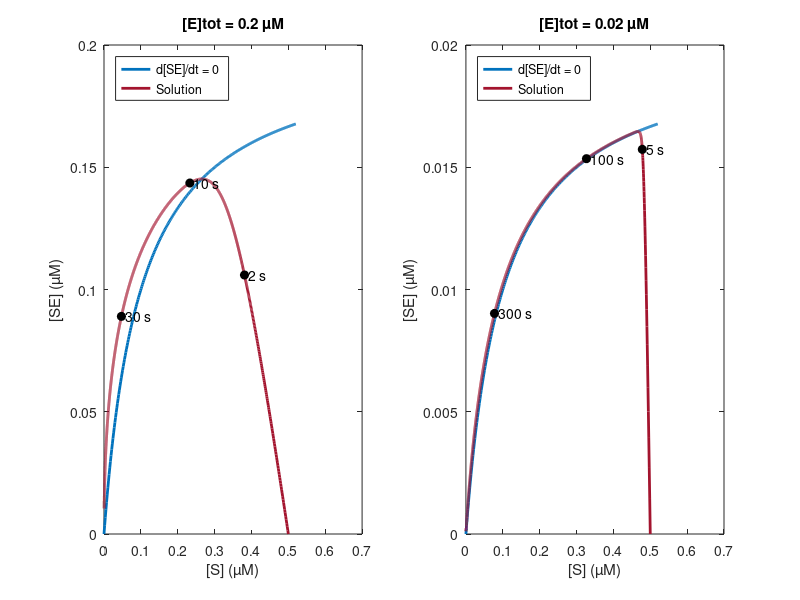

Write MATLAB code to recreate this figure.
% Fig. 4.15: Michaelis-Menten system in the ([S], [SE]) plane (book, Section 4.3, Eq. 4.13)
% solution with time marks and the curve d[SE]/dt = 0, i.e. [SE] = [E]tot [S]/([S] + k50); left [E]tot = 0.2 µM, right 0.02 µM
% (c) 2026 Philipp Kügler · Program for the book "Dynamical Systems in the Life Sciences" · MIT License (see LICENSE)
k1 = 1; k2 = 1e-4; k3 = 0.1;               % rates in 1/(µM s) and 1/s
S0 = 0.5;                                   % µM
k50 = (k2 + k3) / k1;
% z = ([S], [E], [SE], [P]): substrate, enzyme, complex, product
mm = @(t, z) [-k1 * z(1) * z(2) + k2 * z(3); -k1 * z(1) * z(2) + (k2 + k3) * z(3); k1 * z(1) * z(2) - (k2 + k3) * z(3); k3 * z(3)];
opt = odeset('RelTol', 1e-10, 'AbsTol', 1e-13);
opt = odeset('RelTol', 1e-10, 'AbsTol', 1e-14);
E0s = [0.2 0.02]; Ts = [60 600]; marken = [2 10 30; 5 100 300];
for j = 1:2
    E0 = E0s(j);
    [t, z] = ode45(mm, linspace(0, Ts(j), 4001), [S0; E0; 0; 0], opt);
    S = z(:, 1); C = z(:, 3);
    subplot(1, 2, j);
    Sg = linspace(0, 0.52, 300);
    plot(Sg, E0 * Sg ./ (Sg + k50), 'Color', [0 0.447 0.741], 'LineWidth', 2); hold on
    plot(S, C, 'Color', [0.64 0.08 0.18], 'LineWidth', 2);
    for tm = marken(j, :)
        i = find(t >= tm - 1e-9, 1);
        plot(S(i), C(i), 'ko', 'MarkerFaceColor', 'k'); text(S(i) + 0.01, C(i), sprintf('%d s', tm));
        fprintf('[E]tot = %g: t = %3d s: [S] = %.4f, [SE] = %.5f\n', E0, tm, S(i), C(i));
    end
    hold off
    xlabel('[S] (µM)'); ylabel('[SE] (µM)'); ylim([0 E0]); title(sprintf('[E]tot = %g µM', E0));
    legend('d[SE]/dt = 0', 'Solution', 'Location', 'northwest');
end
